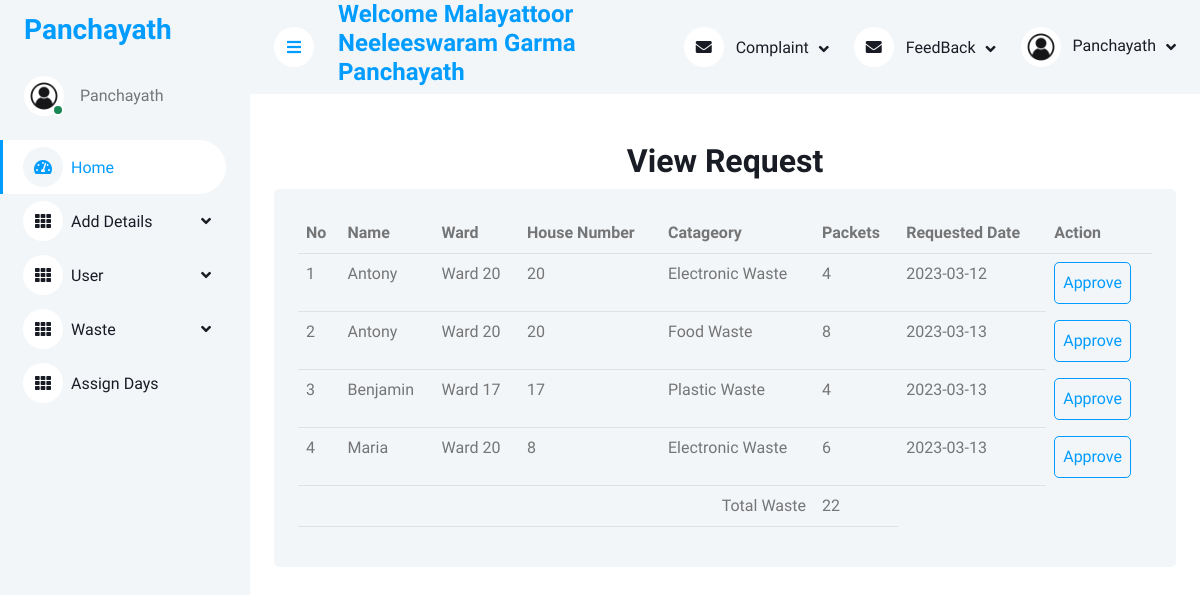
Page /E-Waste/Panjayath/View_request.php (signed in) on the committed database.
### tables this page shows
CREATE TABLE `tbl_waste` (
  `waste_id` int(11) NOT NULL auto_increment,
  `cat_id` int(11) NOT NULL,
  `user_id` int(11) NOT NULL,
  `waste_content` int(10) NOT NULL,
  `waste_date` date NOT NULL,
  `waste_adate` date NOT NULL,
  `waste_cdate` date NOT NULL,
  `waste_status` char(1) NOT NULL default '0',
  PRIMARY KEY  (`waste_id`)
);

CREATE TABLE `tbl_user` (
  `user_id` int(11) NOT NULL auto_increment,
  `user_name` varchar(15) NOT NULL,
  `user_contact` char(10) NOT NULL,
  `user_email` varchar(25) NOT NULL,
  `user_address` varchar(100) NOT NULL,
  `ward_id` int(11) NOT NULL,
  `user_hno` varchar(5) NOT NULL,
  `user_username` varchar(25) NOT NULL,
  `user_password` varchar(20) NOT NULL,
  `user_status` char(1) NOT NULL default '0',
  PRIMARY KEY  (`user_id`)
);

CREATE TABLE `tbl_ward` (
  `ward_id` int(11) NOT NULL auto_increment,
  `ward_name` varchar(10) NOT NULL,
  `ward_status` int(1) NOT NULL default '0',
  PRIMARY KEY  (`ward_id`)
);

CREATE TABLE `tbl_catageory` (
  `cat_id` int(11) NOT NULL auto_increment,
  `cat_name` varchar(20) NOT NULL,
  `cat_status` int(1) NOT NULL default '0',
  PRIMARY KEY  (`cat_id`)
);

### E-Waste/Panjayath/View_request.php (the view, shortened to what this page needs)
<!DOCTYPE html>
<html>
<head>
	<div class="container-xxl position-relative bg-white d-flex p-0">
<?php
include("../Connection/Connection.php");
include("Home1.php");
?>
</head>
<body>
<form>
	<div class="container-fluid pt-4 px-4">
	<h2 align="center">View Request</h2>
	<div class="bg-light rounded h-100 p-4">
	<table width="800" class="table table-hover">
		<tr align="left">
		<th>No</th>
		<th>Name</th>
		<th>Ward</th>
		<th>House Number</th>
		<th>Catageory</th>
		<th>Packets</th>
		<th>Requested Date</th>
		<th>Action</th>
	</tr>
	<?php
	$sel = "select * from tbl_waste w inner join tbl_user u on w.user_id=u.user_id inner join tbl_ward wa on u.ward_id=wa.ward_id inner join tbl_catageory ca on w.cat_id=ca.cat_id where waste_status='0'";
	$res = $con->query($sel);
	if($res->num_rows!=NULL)
	{
		$i = 0;
		while($row = $res->fetch_assoc())
		{
			$i = $i + 1;
			?>
			<tr>
				<td><?php echo $i; ?></td>
				<td><?php echo $row["user_name"]; ?></td>
				<td><?php echo $row["ward_name"]; ?></td>
				<td><?php echo $row["user_hno"]; ?></td>
				<td><?php echo $row["cat_name"]; ?></td>
				<td><?php echo $row["waste_content"]; ?></td>
				<td><?php echo $row["waste_date"]; ?></td>
				<td class="btn btn-outline-primary m-2"><a href="View_request.php?apid=<?php echo $row["waste_id"]; ?>">Approve</a></td>
			</tr>
			<?php
		}
				$s = "select sum(waste_content) from tbl_waste where waste_status='0'";
				$re = $con->query($s);
				if($re->num_rows!=NULL)
				{
					while($r = $re->fetch_assoc())
				{
					?>
					<tr>
						<td colspan="5" align="right">Total Waste</td>
						<td><?php echo $r['sum(waste_content)']; ?></td>
					</tr>
					<?php
				}
				}
	}
	?>
	</table>
</form>
</body>
</html>

### E-Waste/Panjayath/Template/css/style.css (style rules this page uses)
:root { --primary: #009CFF; --light: #F3F6F9; --dark: #191C24; }
.btn { transition: .5s; }

### rows in the picture
tbl_waste: user.user_name "Antony", tbl_ward.ward_name "Ward 20", user.user_hno "20", cat.cat_name "Electronic Waste", waste_content "4", waste_date "2023-03-12"
tbl_waste: user.user_name "Antony", tbl_ward.ward_name "Ward 20", user.user_hno "20", cat.cat_name "Food Waste", waste_content "8", waste_date "2023-03-13"
tbl_waste: user.user_name "Benjamin", tbl_ward.ward_name "Ward 17", user.user_hno "17", cat.cat_name "Plastic Waste", waste_content "4", waste_date "2023-03-13"
tbl_waste: user.user_name "Maria", tbl_ward.ward_name "Ward 20", user.user_hno "8", cat.cat_name "Electronic Waste", waste_content "6", waste_date "2023-03-13"

### other values in the picture
$_SESSION['panname'] "Malayattoor Neeleeswaram Garma Panchayath"
$r['sum(waste_content)'] "22"
